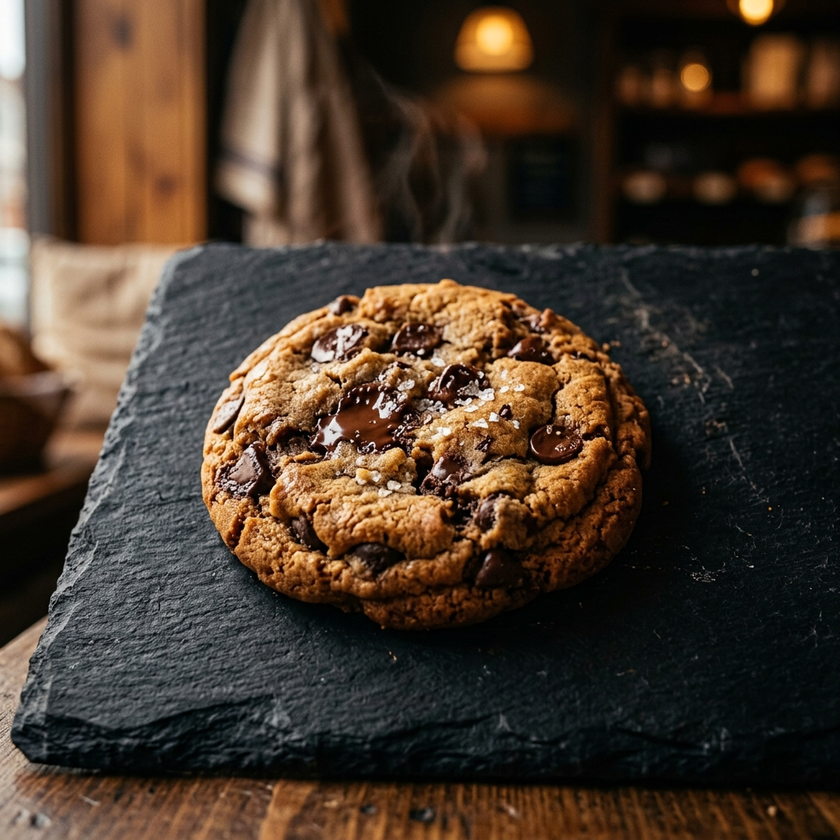
#> input picture docs/assets/img1.png, 840 x 840 px, shrunk from 1024 x 1024 before the run, given in place of media__1775927166764.jpg, which was not available
$ python fix_bases.py
#> lines starting #> are read from the running program, lines starting #| are printed output that depends on the picture; after the words box and inside, x2 and y2 are one past the last pixel; in counts of white or black regions, pixels touching at a corner belong together; pictures that were not available may be replaced by others from this repository, and a replacement may not be noted
import os
import numpy as np
from PIL import Image

brain_dir = r"C:\Users\MSH\.gemini\antigravity\brain\b101f534-aa4a-4f8c-b34b-c53225e78601"
img1_path = os.path.join(brain_dir, "media__1775927166764.jpg")
img2_path = os.path.join(brain_dir, "media__1775927166795.jpg")
out_dir = r"C:\Users\MSH\.gemini\antigravity\scratch\telegram_bot_orders\webapp\assets"

def get_base(img_path, num_slices, index, out_name):
#> called with num_slices = 3, index = 1, out_name = 'popcorn_clean_base.png'
    img = Image.open(img_path).convert("RGBA")
    w, h = img.size
#> w = 840; h = 840
    slice_h = h // num_slices
#> slice_h = 280

    box = (10, index * slice_h + 10, int(w * 0.50), (index + 1) * slice_h - 10)
#> box = (10, 290, 420, 550)
    block = img.crop(box)

    arr = np.array(block)
    bg_color = arr[5, 5, :3].astype(int)
#> bg_color = [224, 229, 229]
    diff = np.abs(arr[:, :, :3] - bg_color)
    t_dist = np.sum(diff, axis=-1)

    alpha = np.where(t_dist > 50, 255, 0).astype(np.uint8)
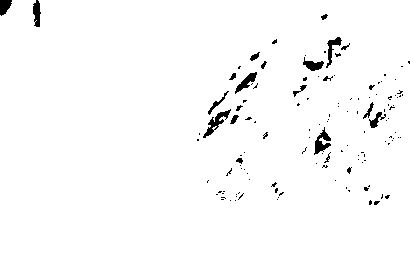
#> alpha: shape (260, 410); 97.9% white; 129 black regions (107 under 20 px), largest, box (x1, y1, x2, y2) and area: (203, 109, 231, 138) 231, (314, 127, 331, 155) 212, (235, 72, 257, 94) 171
    arr[:, :, 3] = alpha
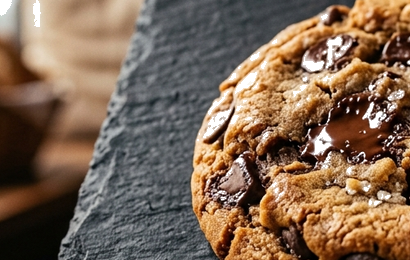
#> arr: shape (260, 410, 4); mean R, G, B, A 126.1, 101.9, 82.3, 249.6; transparent parts drawn white

    rows = np.any(alpha, axis=1)
    cols = np.any(alpha, axis=0)
    if np.any(rows):
        rmin, rmax = np.where(rows)[0][[0, -1]]
#> rmin = 0; rmax = 259
        cmin, cmax = np.where(cols)[0][[0, -1]]
#> cmin = 0; cmax = 409
        out_img = Image.fromarray(arr[rmin:rmax, cmin:cmax], 'RGBA')
        out_img.save(os.path.join(out_dir, out_name))
        print("Restored base:", out_name)

get_base(img1_path, 3, 1, "popcorn_clean_base.png")
get_base(img2_path, 5, 0, "yubi_clean_base.png")
#> call 2 of get_base, with num_slices = 5, index = 0, out_name = 'yubi_clean_base.png'
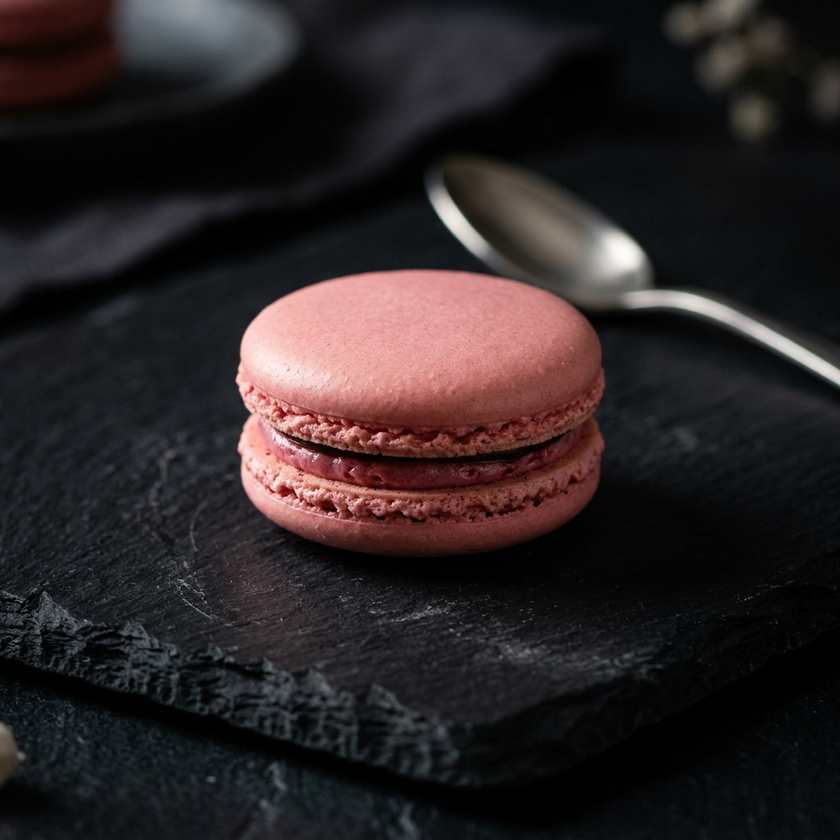
#> input picture docs/assets/img2.png, 840 x 840 px, shrunk from 1024 x 1024 before the run, given in place of media__1775927166795.jpg, which was not available
#> in get_base (call 2), `block = img.crop(box)`:
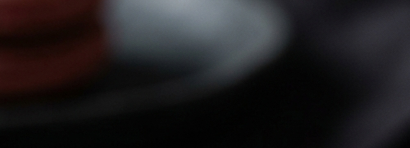
#> block: PIL image 410x148 RGBA; mean R, G, B, A 31.8, 29.4, 31.1, 255
#> in get_base (call 2), `bg_color = arr[5, 5, :3].astype(int)`: bg_color = [61, 21, 21]
#> in get_base (call 2), `t_dist = np.sum(diff, axis=-1)`:
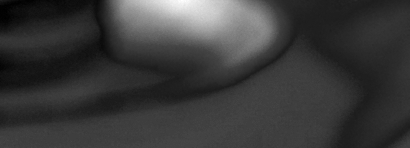
#> t_dist: shape (148, 410) int64; min 0, max 369, mean 84.8; drawn with min black and max white
#> in get_base (call 2), `alpha = np.where(t_dist > 50, 255, 0).astype(np.uint8)`:
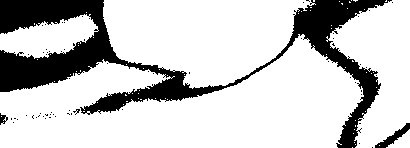
#> alpha: shape (148, 410); 78.7% white; 65 black regions (62 under 20 px), largest, box (x1, y1, x2, y2) and area: (0, 0, 392, 148) 12546, (375, 123, 410, 148) 253, (0, 113, 8, 125) 52
#> in get_base (call 2), `rmin, rmax = np.where(rows)[0][[0, -1]]`: rmax = 147
#> in get_base (call 2), `out_img = Image.fromarray(arr[rmin:rmax, cmin:cmax], 'RGBA')`:
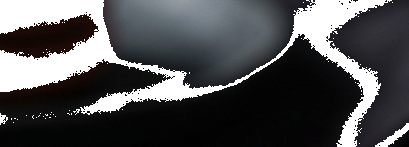
#> out_img: PIL image 409x147 RGBA; mean R, G, B, A 32, 29.5, 31.3, 200.2; transparent parts drawn white
